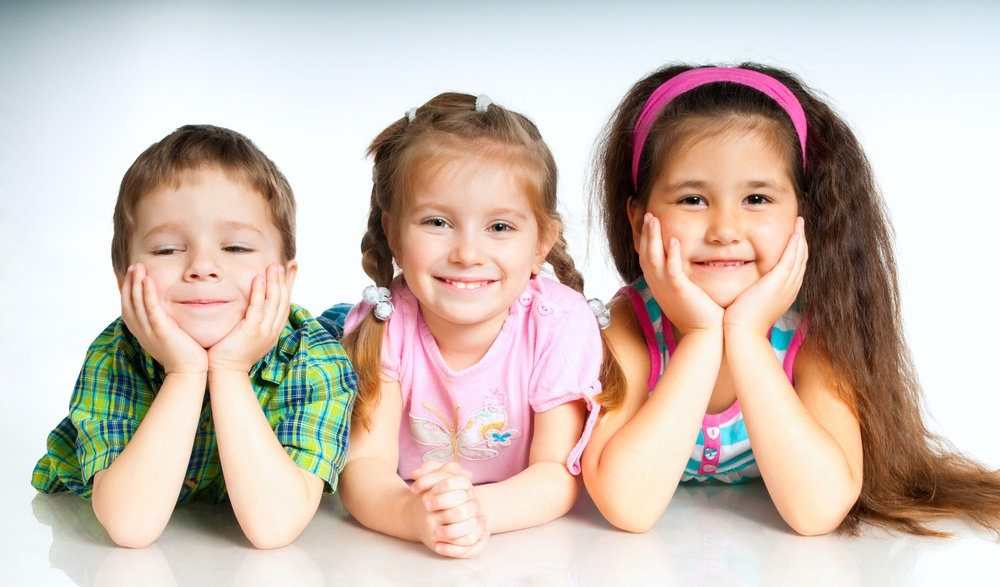
%> input picture Imágenes/niños.jpg, 1000 x 587 px, shrunk from 1846 x 1084 before the run
$ octave ej8.m   (GNU Octave 9; MATLAB toolbox functions it lacks are replaced by stand-ins)
%> lines starting %> are read from the running program, lines starting %| are printed output that depends on the picture
% 8) Aplique a una imagen grayscale la transformación necesaria para que su
% histograma cubra todo el rango dinámico (stretching). Intente hacer lo
% mismo utilizando el comando imadjust. ¿Cómo haría si la imagen es truecolor?

% Hecho por Camila Fernandez

%MANUALMENTE
% S= (L-1) * (R-rmin) * Rmax-Rmin
%Abro y leo la imagen y la convierto a gray
[file,dir]=uigetfile('*.bmp;*.jpg;*.png;*.tiff;*.tif');
%> the answer given: ../../Imágenes/niños.jpg
filename=[dir,file];
info=imfinfo(filename);

switch info.ColorType
    case 'grayscale'    %probar con bustos.tif
        I=imread(filename);

    case 'truecolor'    %probar niños.jpg que es truecolor
        I=imread(filename);
%> I is the input picture: size 587x1000x3 uint8; mean R, G, B 206.6, 191.7, 182
        I=rgb2gray(I);
%> I: size 587x1000 uint8

    case 'indexed'      %probar molinobm.bmp que es indexed
        [l,map]=imread(filename);
        I=ind2gray(l,map);
end


R=30+I./2;        %modifico un poco la imagen original para trabajar sobre imagen en rango pequeño
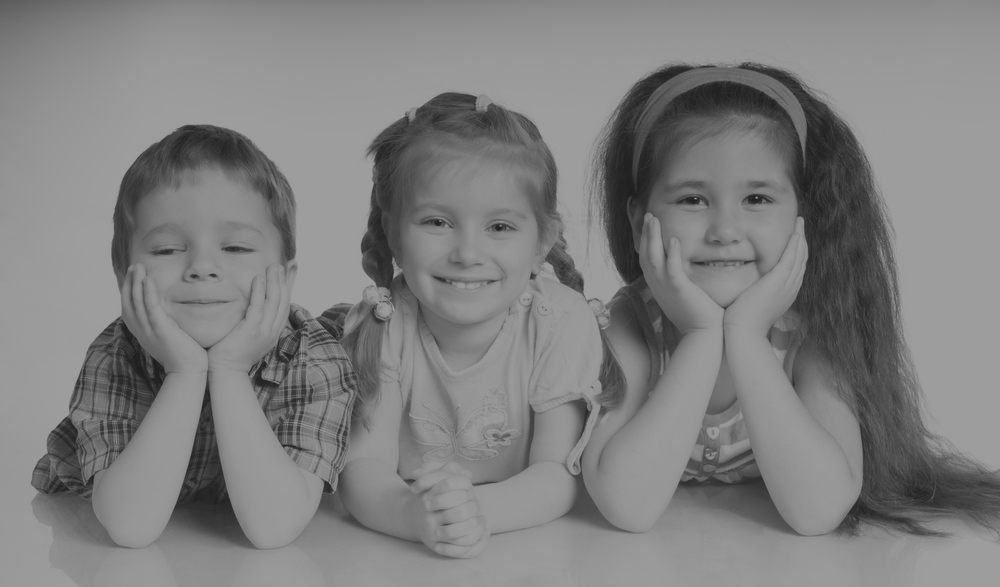
%> R: size 587x1000 uint8; min 30, max 158, mean 127.8

rmin=min(R(:));  %fundamental el (:) asi es el minimo de tooooda la matriz,
%> rmin = 30
                %si hago solo min(R) me pueda dar un vector fila o columna
                %minimo
rmax=max(R(:));
%> rmax = 158
Rn=R-rmin;    %anclaje en 0
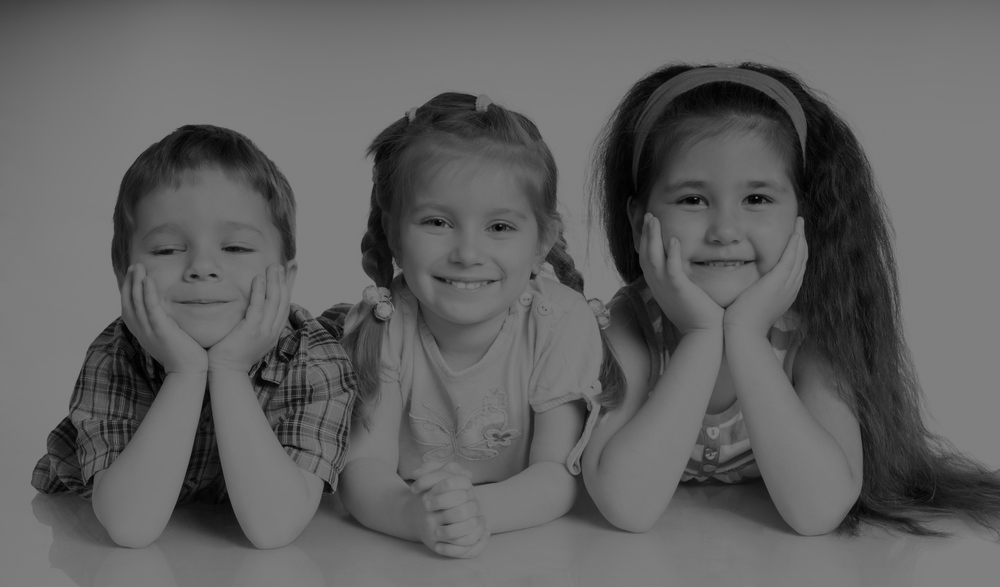
%> Rn: size 587x1000 uint8; min 0, max 128, mean 97.8
Ci=rmax-rmin; %contraste inicial
%> Ci = 128

%Sabiendo que S = (R-rmin)*k con k=(L-1)/(rmax-rmin)
%             S =  Rn /Ci
S=im2uint8(double(double(Rn)/double(Ci)));

figure
subplot(2,2,1)
imshow(R),colorbar,title('Imagen con rango pequeño')
subplot(2,2,2)
imshow(S),colorbar,title('Imagen con stretching')

subplot(2,2,3)
imhist(R),colormap,title('Histograma rango pequeño')
subplot(2,2,4)
imhist(S),colormap,title('Histograma con stretching')
%> after `title('Histograma con stretching')`:
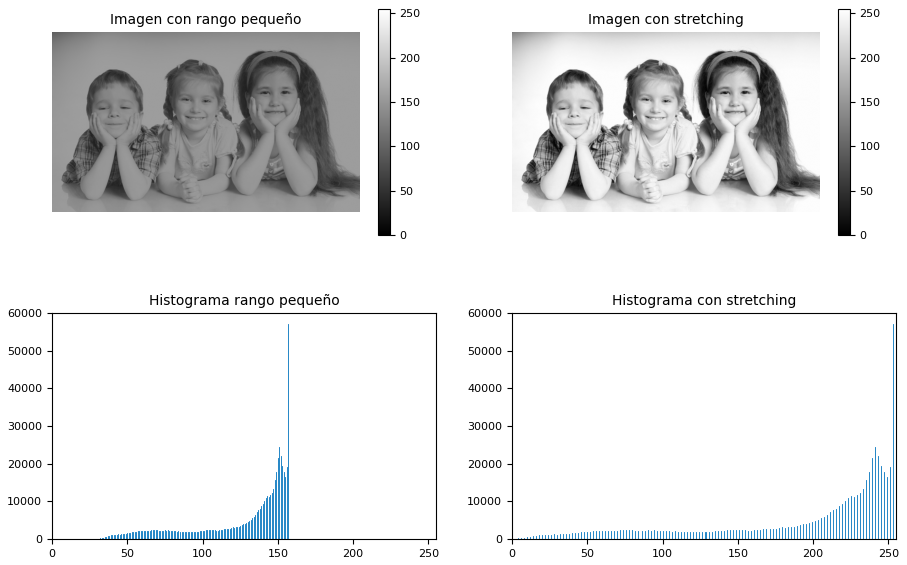
%> figure redrawn from the program's plot data, 4 panels

%%
%CON IMADJUST
S=imadjust(R,[double(rmin)/255;double(rmax)/255],[0;1]);
figure
subplot(1,2,1);imshow(S);title('Stretching con imadjust')
subplot(1,2,2);imhist(S)
%> after `imhist(S)`:
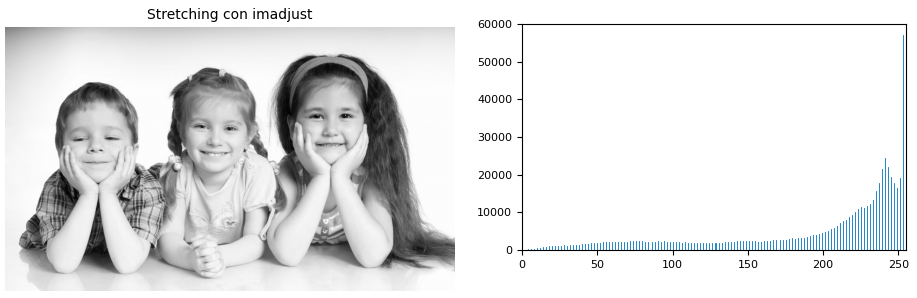
%> figure redrawn from the program's plot data, 2 panels

%Ahora con truecolor

if info.ColorType == 'truecolor'
    rgb=imread(filename);
end

C=im2uint8(rgb(:,:,:)./3 +40);        %modifico un poco la imagen ahora rgb
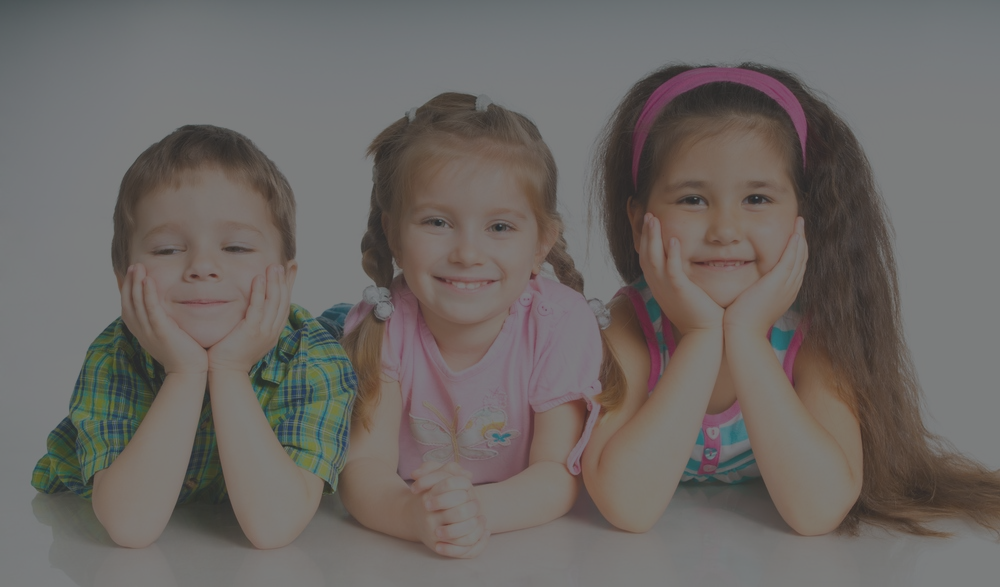
%> C: size 587x1000x3 uint8; mean R, G, B 108.9, 103.9, 100.7

rmin=min(C(:));  %fundamental el (:) asi es el minimo de tooooda la matriz,
%> rmin = 40
                %si hago solo min(R) me pueda dar un vector fila o columna
                %minimo
rmax=max(C(:));
%> rmax = 125
Rn=C-rmin;    %anclaje en 0
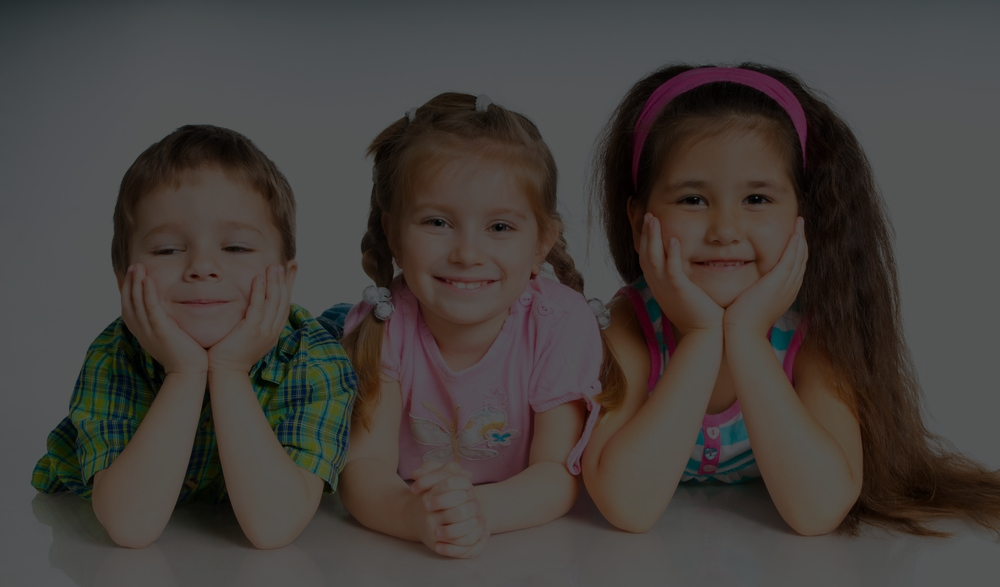
%> Rn: size 587x1000x3 uint8; mean R, G, B 68.9, 63.9, 60.7
Ci=rmax-rmin; %contraste inicial
%> Ci = 85

%Sabiendo que S = (R-rmin)*k con k=(L-1)/(rmax-rmin)
%             S =  Rn /Ci
S=im2uint8(double(double(Rn)/double(Ci)));
%> S: size 587x1000x3 uint8


figure
subplot(4,2,1)
imshow(C),colorbar,title('Imagen con rango pequeño')
subplot(4,2,2)
imshow(S),colorbar,title('Imagen con stretching')

subplot(4,2,3)
imhist(C(:,:,3)),colormap,title('Hist. canal azul')
subplot(4,2,4)
imhist(S(:,:,3)),colormap,title('Hist. STRETCHING canal azul')

subplot(4,2,5)
imhist(C(:,:,1)),colormap,title('Hist. canal rojo')
subplot(4,2,6)
imhist(S(:,:,1)),colormap,title('Hist. STRETCHING canal rojo')

subplot(4,2,7)
imhist(C(:,:,2)),colormap,title('Hist. canal verde')
subplot(4,2,8)
imhist(S(:,:,2)),colormap,title('Hist. STRETCHING canal verde')
%> after `title('Hist. STRETCHING canal verde')`:
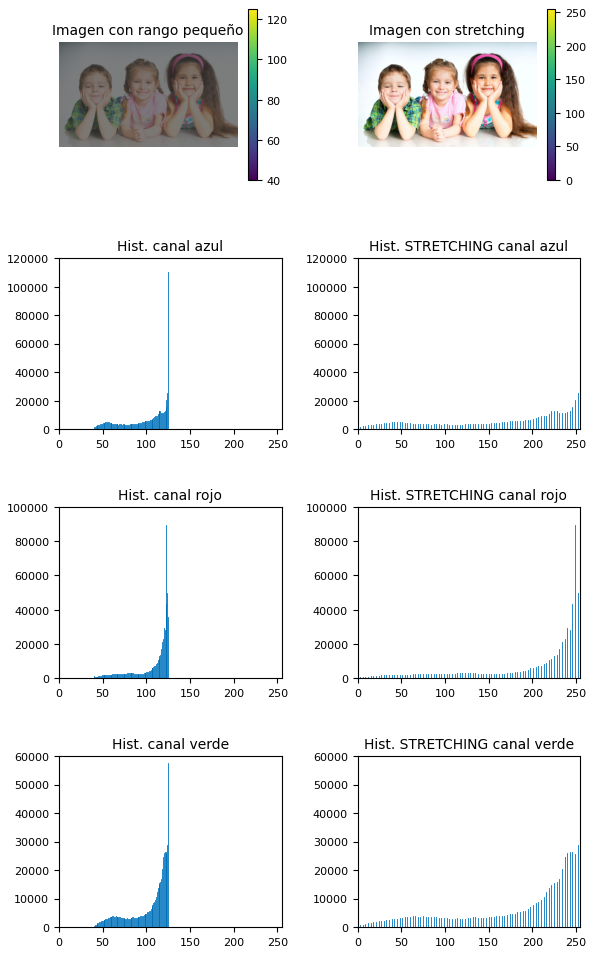
%> figure redrawn from the program's plot data, 8 panels

$ run again, with Imágenes/hasi.jpg copied over Imágenes/niños.jpg
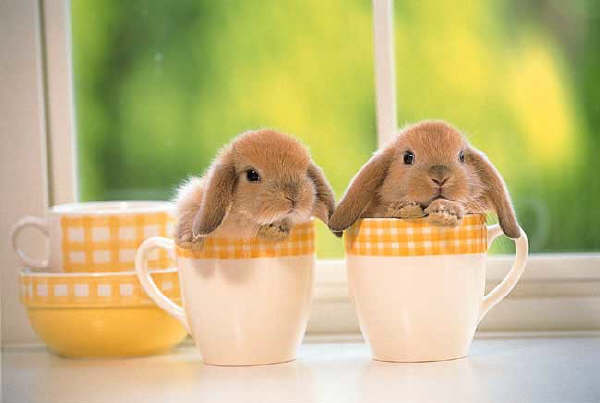
%> input picture Imágenes/hasi.jpg, 600 x 403 px
%> I is the input picture: size 403x600x3 uint8; mean R, G, B 196, 183.2, 125.9
%> I: size 403x600 uint8
%> `rmin=min(R(:));`: rmin = 30
%> `rmax=max(R(:));`: rmax = 158
%> `Ci=rmax-rmin;`: Ci = 128
%> `C=im2uint8(rgb(:,:,:)./3 +40);`:
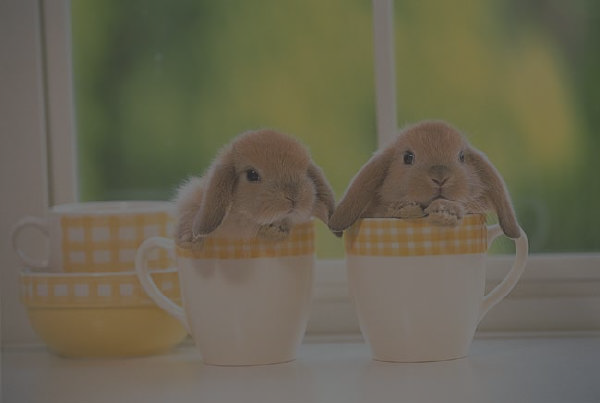
%> C: size 403x600x3 uint8; mean R, G, B 105.3, 101.1, 82
%> `rmin=min(C(:));`: rmin = 40
%> `rmax=max(C(:));`: rmax = 125
%> `Rn=C-rmin;`:
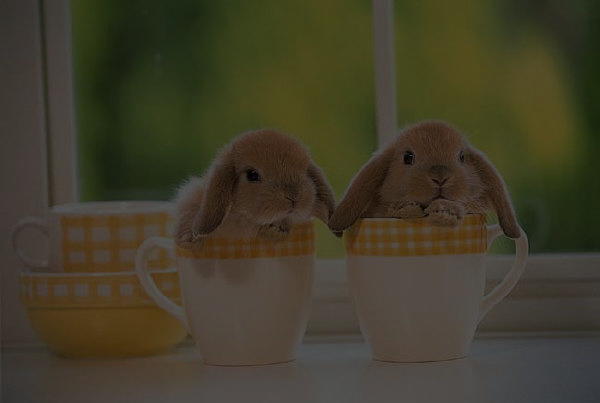
%> Rn: size 403x600x3 uint8; mean R, G, B 65.3, 61.1, 42
%> `Ci=rmax-rmin;`: Ci = 85
